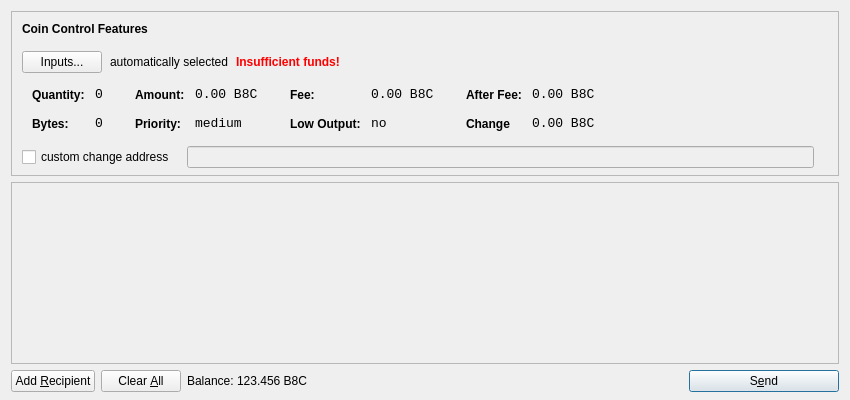
<?xml version="1.0" encoding="UTF-8"?>
<ui version="4.0">
 <class>SendCoinsDialog</class>
 <widget class="QDialog" name="SendCoinsDialog">
  <property name="geometry">
   <rect>
    <x>0</x>
    <y>0</y>
    <width>850</width>
    <height>400</height>
   </rect>
  </property>
  <property name="windowTitle">
   <string>Send Coins</string>
  </property>
  <layout class="QVBoxLayout" name="verticalLayout" stretch="0,1,0">
   <property name="bottomMargin">
    <number>8</number>
   </property>
   <item>
    <widget class="QFrame" name="frameCoinControl">
     <property name="sizePolicy">
      <sizepolicy hsizetype="Expanding" vsizetype="Expanding">
       <horstretch>0</horstretch>
       <verstretch>0</verstretch>
      </sizepolicy>
     </property>
     <property name="maximumSize">
      <size>
       <width>16777215</width>
       <height>16777215</height>
      </size>
     </property>
     <property name="frameShape">
      <enum>QFrame::StyledPanel</enum>
     </property>
     <property name="frameShadow">
      <enum>QFrame::Sunken</enum>
     </property>
     <layout class="QVBoxLayout" name="verticalLayoutCoinControl2">
      <property name="spacing">
       <number>-1</number>
      </property>
      <property name="leftMargin">
       <number>0</number>
      </property>
      <property name="topMargin">
       <number>0</number>
      </property>
      <property name="rightMargin">
       <number>0</number>
      </property>
      <property name="bottomMargin">
       <number>6</number>
      </property>
      <item>
       <layout class="QVBoxLayout" name="verticalLayoutCoinControl" stretch="0,0,0,0,1">
        <property name="spacing">
         <number>0</number>
        </property>
        <property name="leftMargin">
         <number>10</number>
        </property>
        <property name="topMargin">
         <number>10</number>
        </property>
        <item>
         <layout class="QHBoxLayout" name="horizontalLayoutCoinControl1">
          <property name="bottomMargin">
           <number>15</number>
          </property>
          <item>
           <widget class="QLabel" name="labelCoinControlFeatures">
            <property name="sizePolicy">
             <sizepolicy hsizetype="Preferred" vsizetype="Maximum">
              <horstretch>0</horstretch>
              <verstretch>0</verstretch>
             </sizepolicy>
            </property>
            <property name="font">
             <font>
              <weight>75</weight>
              <bold>true</bold>
             </font>
            </property>
            <property name="styleSheet">
             <string notr="true">font-weight:bold;</string>
            </property>
            <property name="text">
             <string>Coin Control Features</string>
            </property>
           </widget>
          </item>
         </layout>
        </item>
        <item>
         <layout class="QHBoxLayout" name="horizontalLayoutCoinControl2" stretch="0,0,0,0">
          <property name="spacing">
           <number>8</number>
          </property>
          <property name="bottomMargin">
           <number>10</number>
          </property>
          <item>
           <widget class="QPushButton" name="pushButtonCoinControl">
            <property name="styleSheet">
             <string notr="true"/>
            </property>
            <property name="text">
             <string>Inputs...</string>
            </property>
           </widget>
          </item>
          <item>
           <widget class="QLabel" name="labelCoinControlAutomaticallySelected">
            <property name="text">
             <string>automatically selected</string>
            </property>
            <property name="margin">
             <number>5</number>
            </property>
           </widget>
          </item>
          <item>
           <widget class="QLabel" name="labelCoinControlInsuffFunds">
            <property name="font">
             <font>
              <weight>75</weight>
              <bold>true</bold>
             </font>
            </property>
            <property name="styleSheet">
             <string notr="true">color:red;font-weight:bold;</string>
            </property>
            <property name="text">
             <string>Insufficient funds!</string>
            </property>
            <property name="margin">
             <number>5</number>
            </property>
           </widget>
          </item>
          <item>
           <spacer name="horizontalSpacerCoinControl">
            <property name="orientation">
             <enum>Qt::Horizontal</enum>
            </property>
            <property name="sizeHint" stdset="0">
             <size>
              <width>40</width>
              <height>1</height>
             </size>
            </property>
           </spacer>
          </item>
         </layout>
        </item>
        <item>
         <widget class="QWidget" name="widgetCoinControl" native="true">
          <property name="sizePolicy">
           <sizepolicy hsizetype="Preferred" vsizetype="Preferred">
            <horstretch>0</horstretch>
            <verstretch>0</verstretch>
           </sizepolicy>
          </property>
          <property name="minimumSize">
           <size>
            <width>0</width>
            <height>0</height>
           </size>
          </property>
          <property name="styleSheet">
           <string notr="true"/>
          </property>
          <layout class="QHBoxLayout" name="horizontalLayoutCoinControl5">
           <property name="margin">
            <number>0</number>
           </property>
           <item>
            <layout class="QHBoxLayout" name="horizontalLayoutCoinControl3" stretch="0,0,0,1">
             <property name="spacing">
              <number>20</number>
             </property>
             <property name="topMargin">
              <number>0</number>
             </property>
             <property name="bottomMargin">
              <number>10</number>
             </property>
             <item>
              <layout class="QFormLayout" name="formLayoutCoinControl1">
               <property name="horizontalSpacing">
                <number>10</number>
               </property>
               <property name="verticalSpacing">
                <number>14</number>
               </property>
               <property name="leftMargin">
                <number>10</number>
               </property>
               <property name="topMargin">
                <number>4</number>
               </property>
               <property name="rightMargin">
                <number>6</number>
               </property>
               <item row="0" column="0">
                <widget class="QLabel" name="labelCoinControlQuantityText">
                 <property name="styleSheet">
                  <string notr="true">font-weight:bold;</string>
                 </property>
                 <property name="text">
                  <string>Quantity:</string>
                 </property>
                 <property name="margin">
                  <number>0</number>
                 </property>
                </widget>
               </item>
               <item row="0" column="1">
                <widget class="QLabel" name="labelCoinControlQuantity">
                 <property name="font">
                  <font>
                   <family>Monospace</family>
                   <pointsize>10</pointsize>
                  </font>
                 </property>
                 <property name="cursor">
                  <cursorShape>IBeamCursor</cursorShape>
                 </property>
                 <property name="contextMenuPolicy">
                  <enum>Qt::ActionsContextMenu</enum>
                 </property>
                 <property name="text">
                  <string>0</string>
                 </property>
                 <property name="margin">
                  <number>0</number>
                 </property>
                 <property name="textInteractionFlags">
                  <set>Qt::LinksAccessibleByMouse|Qt::TextSelectableByKeyboard|Qt::TextSelectableByMouse</set>
                 </property>
                </widget>
               </item>
               <item row="1" column="0">
                <widget class="QLabel" name="labelCoinControlBytesText">
                 <property name="styleSheet">
                  <string notr="true">font-weight:bold;</string>
                 </property>
                 <property name="text">
                  <string>Bytes:</string>
                 </property>
                </widget>
               </item>
               <item row="1" column="1">
                <widget class="QLabel" name="labelCoinControlBytes">
                 <property name="font">
                  <font>
                   <family>Monospace</family>
                   <pointsize>10</pointsize>
                  </font>
                 </property>
                 <property name="cursor">
                  <cursorShape>IBeamCursor</cursorShape>
                 </property>
                 <property name="contextMenuPolicy">
                  <enum>Qt::ActionsContextMenu</enum>
                 </property>
                 <property name="text">
                  <string>0</string>
                 </property>
                 <property name="textInteractionFlags">
                  <set>Qt::LinksAccessibleByMouse|Qt::TextSelectableByKeyboard|Qt::TextSelectableByMouse</set>
                 </property>
                </widget>
               </item>
              </layout>
             </item>
             <item>
              <layout class="QFormLayout" name="formLayoutCoinControl2">
               <property name="horizontalSpacing">
                <number>10</number>
               </property>
               <property name="verticalSpacing">
                <number>14</number>
               </property>
               <property name="leftMargin">
                <number>6</number>
               </property>
               <property name="topMargin">
                <number>4</number>
               </property>
               <property name="rightMargin">
                <number>6</number>
               </property>
               <item row="0" column="0">
                <widget class="QLabel" name="labelCoinControlAmountText">
                 <property name="styleSheet">
                  <string notr="true">font-weight:bold;</string>
                 </property>
                 <property name="text">
                  <string>Amount:</string>
                 </property>
                 <property name="margin">
                  <number>0</number>
                 </property>
                </widget>
               </item>
               <item row="0" column="1">
                <widget class="QLabel" name="labelCoinControlAmount">
                 <property name="font">
                  <font>
                   <family>Monospace</family>
                   <pointsize>10</pointsize>
                  </font>
                 </property>
                 <property name="cursor">
                  <cursorShape>IBeamCursor</cursorShape>
                 </property>
                 <property name="contextMenuPolicy">
                  <enum>Qt::ActionsContextMenu</enum>
                 </property>
                 <property name="text">
                  <string>0.00 B8C</string>
                 </property>
                 <property name="textInteractionFlags">
                  <set>Qt::LinksAccessibleByMouse|Qt::TextSelectableByKeyboard|Qt::TextSelectableByMouse</set>
                 </property>
                </widget>
               </item>
               <item row="1" column="0">
                <widget class="QLabel" name="labelCoinControlPriorityText">
                 <property name="styleSheet">
                  <string notr="true">font-weight:bold;</string>
                 </property>
                 <property name="text">
                  <string>Priority:</string>
                 </property>
                </widget>
               </item>
               <item row="1" column="1">
                <widget class="QLabel" name="labelCoinControlPriority">
                 <property name="font">
                  <font>
                   <family>Monospace</family>
                   <pointsize>10</pointsize>
                  </font>
                 </property>
                 <property name="cursor">
                  <cursorShape>IBeamCursor</cursorShape>
                 </property>
                 <property name="contextMenuPolicy">
                  <enum>Qt::ActionsContextMenu</enum>
                 </property>
                 <property name="text">
                  <string>medium</string>
                 </property>
                 <property name="textInteractionFlags">
                  <set>Qt::LinksAccessibleByMouse|Qt::TextSelectableByKeyboard|Qt::TextSelectableByMouse</set>
                 </property>
                </widget>
               </item>
              </layout>
             </item>
             <item>
              <layout class="QFormLayout" name="formLayoutCoinControl3">
               <property name="horizontalSpacing">
                <number>10</number>
               </property>
               <property name="verticalSpacing">
                <number>14</number>
               </property>
               <property name="leftMargin">
                <number>6</number>
               </property>
               <property name="topMargin">
                <number>4</number>
               </property>
               <property name="rightMargin">
                <number>6</number>
               </property>
               <item row="0" column="0">
                <widget class="QLabel" name="labelCoinControlFeeText">
                 <property name="styleSheet">
                  <string notr="true">font-weight:bold;</string>
                 </property>
                 <property name="text">
                  <string>Fee:</string>
                 </property>
                 <property name="margin">
                  <number>0</number>
                 </property>
                </widget>
               </item>
               <item row="0" column="1">
                <widget class="QLabel" name="labelCoinControlFee">
                 <property name="font">
                  <font>
                   <family>Monospace</family>
                   <pointsize>10</pointsize>
                  </font>
                 </property>
                 <property name="cursor">
                  <cursorShape>IBeamCursor</cursorShape>
                 </property>
                 <property name="contextMenuPolicy">
                  <enum>Qt::ActionsContextMenu</enum>
                 </property>
                 <property name="text">
                  <string>0.00 B8C</string>
                 </property>
                 <property name="textInteractionFlags">
                  <set>Qt::LinksAccessibleByMouse|Qt::TextSelectableByKeyboard|Qt::TextSelectableByMouse</set>
                 </property>
                </widget>
               </item>
               <item row="1" column="0">
                <widget class="QLabel" name="labelCoinControlLowOutputText">
                 <property name="styleSheet">
                  <string notr="true">font-weight:bold;</string>
                 </property>
                 <property name="text">
                  <string>Low Output:</string>
                 </property>
                </widget>
               </item>
               <item row="1" column="1">
                <widget class="QLabel" name="labelCoinControlLowOutput">
                 <property name="font">
                  <font>
                   <family>Monospace</family>
                   <pointsize>10</pointsize>
                  </font>
                 </property>
                 <property name="cursor">
                  <cursorShape>IBeamCursor</cursorShape>
                 </property>
                 <property name="contextMenuPolicy">
                  <enum>Qt::ActionsContextMenu</enum>
                 </property>
                 <property name="text">
                  <string>no</string>
                 </property>
                 <property name="textInteractionFlags">
                  <set>Qt::LinksAccessibleByMouse|Qt::TextSelectableByKeyboard|Qt::TextSelectableByMouse</set>
                 </property>
                </widget>
               </item>
              </layout>
             </item>
             <item>
              <layout class="QFormLayout" name="formLayoutCoinControl4">
               <property name="horizontalSpacing">
                <number>10</number>
               </property>
               <property name="verticalSpacing">
                <number>14</number>
               </property>
               <property name="leftMargin">
                <number>6</number>
               </property>
               <property name="topMargin">
                <number>4</number>
               </property>
               <property name="rightMargin">
                <number>6</number>
               </property>
               <item row="0" column="0">
                <widget class="QLabel" name="labelCoinControlAfterFeeText">
                 <property name="styleSheet">
                  <string notr="true">font-weight:bold;</string>
                 </property>
                 <property name="text">
                  <string>After Fee:</string>
                 </property>
                 <property name="margin">
                  <number>0</number>
                 </property>
                </widget>
               </item>
               <item row="0" column="1">
                <widget class="QLabel" name="labelCoinControlAfterFee">
                 <property name="font">
                  <font>
                   <family>Monospace</family>
                   <pointsize>10</pointsize>
                  </font>
                 </property>
                 <property name="cursor">
                  <cursorShape>IBeamCursor</cursorShape>
                 </property>
                 <property name="contextMenuPolicy">
                  <enum>Qt::ActionsContextMenu</enum>
                 </property>
                 <property name="text">
                  <string>0.00 B8C</string>
                 </property>
                 <property name="textInteractionFlags">
                  <set>Qt::LinksAccessibleByMouse|Qt::TextSelectableByKeyboard|Qt::TextSelectableByMouse</set>
                 </property>
                </widget>
               </item>
               <item row="1" column="0">
                <widget class="QLabel" name="labelCoinControlChangeText">
                 <property name="styleSheet">
                  <string notr="true">font-weight:bold;</string>
                 </property>
                 <property name="text">
                  <string>Change</string>
                 </property>
                </widget>
               </item>
               <item row="1" column="1">
                <widget class="QLabel" name="labelCoinControlChange">
                 <property name="font">
                  <font>
                   <family>Monospace</family>
                   <pointsize>10</pointsize>
                  </font>
                 </property>
                 <property name="cursor">
                  <cursorShape>IBeamCursor</cursorShape>
                 </property>
                 <property name="contextMenuPolicy">
                  <enum>Qt::ActionsContextMenu</enum>
                 </property>
                 <property name="text">
                  <string>0.00 B8C</string>
                 </property>
                 <property name="textInteractionFlags">
                  <set>Qt::LinksAccessibleByMouse|Qt::TextSelectableByKeyboard|Qt::TextSelectableByMouse</set>
                 </property>
                </widget>
               </item>
              </layout>
             </item>
            </layout>
           </item>
          </layout>
         </widget>
        </item>
        <item>
         <layout class="QHBoxLayout" name="horizontalLayoutCoinControl4" stretch="0,0,0">
          <property name="spacing">
           <number>12</number>
          </property>
          <property name="sizeConstraint">
           <enum>QLayout::SetDefaultConstraint</enum>
          </property>
          <property name="topMargin">
           <number>5</number>
          </property>
          <property name="rightMargin">
           <number>5</number>
          </property>
          <item>
           <widget class="QCheckBox" name="checkBoxCoinControlChange">
            <property name="text">
             <string>custom change address</string>
            </property>
           </widget>
          </item>
          <item>
           <widget class="QLineEdit" name="lineEditCoinControlChange">
            <property name="enabled">
             <bool>false</bool>
            </property>
            <property name="sizePolicy">
             <sizepolicy hsizetype="Expanding" vsizetype="Fixed">
              <horstretch>0</horstretch>
              <verstretch>0</verstretch>
             </sizepolicy>
            </property>
           </widget>
          </item>
          <item>
           <widget class="QLabel" name="labelCoinControlChangeLabel">
            <property name="sizePolicy">
             <sizepolicy hsizetype="Preferred" vsizetype="Expanding">
              <horstretch>0</horstretch>
              <verstretch>0</verstretch>
             </sizepolicy>
            </property>
            <property name="minimumSize">
             <size>
              <width>0</width>
              <height>0</height>
             </size>
            </property>
            <property name="text">
             <string/>
            </property>
            <property name="margin">
             <number>3</number>
            </property>
           </widget>
          </item>
         </layout>
        </item>
        <item>
         <spacer name="verticalSpacerCoinControl">
          <property name="orientation">
           <enum>Qt::Vertical</enum>
          </property>
          <property name="sizeHint" stdset="0">
           <size>
            <width>800</width>
            <height>1</height>
           </size>
          </property>
         </spacer>
        </item>
       </layout>
      </item>
     </layout>
    </widget>
   </item>
   <item>
    <widget class="QScrollArea" name="scrollArea">
     <property name="widgetResizable">
      <bool>true</bool>
     </property>
     <widget class="QWidget" name="scrollAreaWidgetContents">
      <property name="geometry">
       <rect>
        <x>0</x>
        <y>0</y>
        <width>830</width>
        <height>165</height>
       </rect>
      </property>
      <layout class="QVBoxLayout" name="verticalLayout_2">
       <property name="margin">
        <number>0</number>
       </property>
       <item>
        <layout class="QVBoxLayout" name="entries">
         <property name="spacing">
          <number>6</number>
         </property>
        </layout>
       </item>
       <item>
        <spacer name="verticalSpacer">
         <property name="orientation">
          <enum>Qt::Vertical</enum>
         </property>
         <property name="sizeHint" stdset="0">
          <size>
           <width>20</width>
           <height>40</height>
          </size>
         </property>
        </spacer>
       </item>
      </layout>
     </widget>
    </widget>
   </item>
   <item>
    <layout class="QHBoxLayout" name="horizontalLayout">
     <item>
      <widget class="QPushButton" name="addButton">
       <property name="toolTip">
        <string>Send to multiple recipients at once</string>
       </property>
       <property name="text">
        <string>Add &amp;Recipient</string>
       </property>
       <property name="icon">
        <iconset resource="../bitcoin.qrc">
         <normaloff>:/icons/add</normaloff>:/icons/add</iconset>
       </property>
       <property name="autoDefault">
        <bool>false</bool>
       </property>
      </widget>
     </item>
     <item>
      <widget class="QPushButton" name="clearButton">
       <property name="sizePolicy">
        <sizepolicy hsizetype="Minimum" vsizetype="Fixed">
         <horstretch>0</horstretch>
         <verstretch>0</verstretch>
        </sizepolicy>
       </property>
       <property name="toolTip">
        <string>Remove all transaction fields</string>
       </property>
       <property name="text">
        <string>Clear &amp;All</string>
       </property>
       <property name="icon">
        <iconset resource="../bitcoin.qrc">
         <normaloff>:/icons/remove</normaloff>:/icons/remove</iconset>
       </property>
       <property name="autoRepeatDelay">
        <number>300</number>
       </property>
       <property name="autoDefault">
        <bool>false</bool>
       </property>
      </widget>
     </item>
     <item>
      <layout class="QHBoxLayout" name="horizontalLayout_2">
       <property name="spacing">
        <number>3</number>
       </property>
       <item>
        <widget class="QLabel" name="label">
         <property name="sizePolicy">
          <sizepolicy hsizetype="Preferred" vsizetype="Fixed">
           <horstretch>0</horstretch>
           <verstretch>0</verstretch>
          </sizepolicy>
         </property>
         <property name="text">
          <string>Balance:</string>
         </property>
        </widget>
       </item>
       <item>
        <widget class="QLabel" name="labelBalance">
         <property name="sizePolicy">
          <sizepolicy hsizetype="Preferred" vsizetype="Fixed">
           <horstretch>0</horstretch>
           <verstretch>0</verstretch>
          </sizepolicy>
         </property>
         <property name="cursor">
          <cursorShape>IBeamCursor</cursorShape>
         </property>
         <property name="text">
          <string>123.456 B8C</string>
         </property>
         <property name="textInteractionFlags">
          <set>Qt::LinksAccessibleByMouse|Qt::TextSelectableByKeyboard|Qt::TextSelectableByMouse</set>
         </property>
        </widget>
       </item>
      </layout>
     </item>
     <item>
      <spacer name="horizontalSpacer">
       <property name="orientation">
        <enum>Qt::Horizontal</enum>
       </property>
       <property name="sizeHint" stdset="0">
        <size>
         <width>40</width>
         <height>20</height>
        </size>
       </property>
      </spacer>
     </item>
     <item>
      <widget class="QPushButton" name="sendButton">
       <property name="minimumSize">
        <size>
         <width>150</width>
         <height>0</height>
        </size>
       </property>
       <property name="toolTip">
        <string>Confirm the send action</string>
       </property>
       <property name="text">
        <string>S&amp;end</string>
       </property>
       <property name="icon">
        <iconset resource="../bitcoin.qrc">
         <normaloff>:/icons/send</normaloff>:/icons/send</iconset>
       </property>
       <property name="default">
        <bool>true</bool>
       </property>
      </widget>
     </item>
    </layout>
   </item>
  </layout>
 </widget>
 <resources>
  <include location="../bitcoin.qrc"/>
 </resources>
 <connections/>
</ui>
